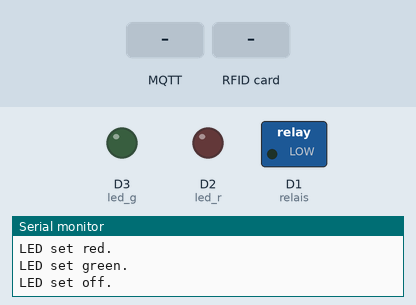
Bench run of a sketch on a simulated ESP8266 (NodeMCU). Shown: switched loads named in the sketch (green lamp = pin HIGH), output pins drawn as LEDs (lit = HIGH), the last lines printed to the serial monitor. Dashed ring = blinking. The test bench sets the inputs (shaded band). WiFi joins after 1.5 s; servers stay silent unless stated; no MQTT or app messages arrive unless stated.

Above: at 3.7 s.
3.8 s: MQTT message "g" arrives on the first subscribed topic
At 4.0 s:
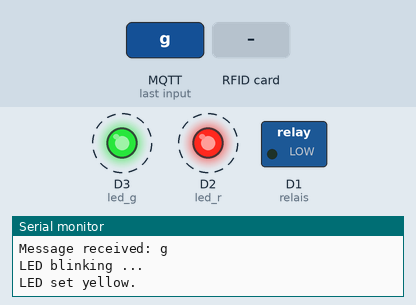
6.8 s: MQTT message "s" arrives on the first subscribed topic
At 8.2 s:
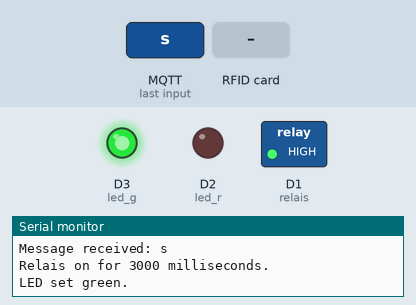
8.5 s: RFID card 5E 7A 19 C4 held to the reader
At 9.0 s:
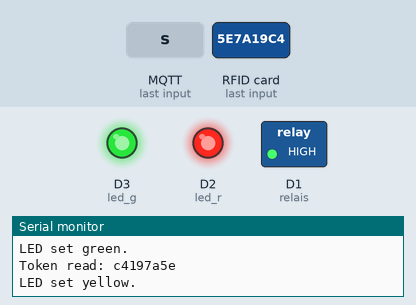
11.5 s: MQTT message "g" arrives on the second subscribed topic
At 11.72 s:
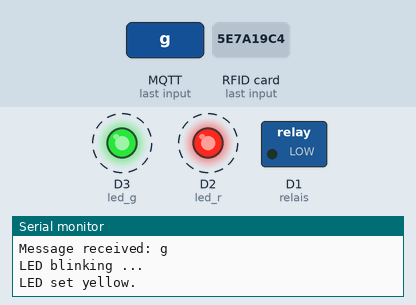
14.5 s: MQTT message "s" arrives on the second subscribed topic
At 15.9 s:
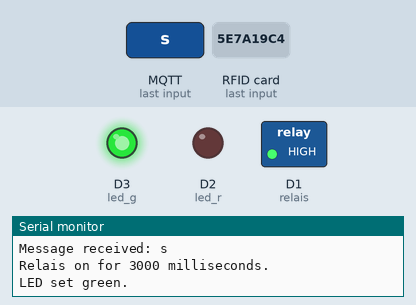
16.2 s: MQTT message "y" arrives on the first subscribed topic
At 16.8 s:
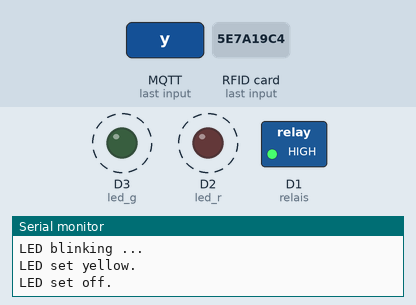
Timing chart, 0 to 20.2 s (numbered marks = the images above; inputs shaded):
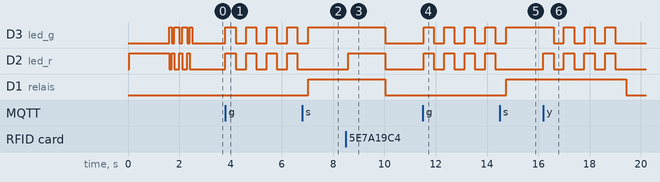

Measured:
- after the input at 3.8 s, D3 (led_g), D2 (led_r): alternates HIGH for 0.40 s and LOW for 0.40 s, starting at once
- after the input at 6.8 s, D3 (led_g), D1 (relais): LOW → HIGH after 0.23 s
- after the input at 8.5 s, D2 (led_r): LOW → HIGH after 0.09 s, → LOW 1.4 s later
- after the input at 11.5 s, D3 (led_g), D2 (led_r): alternates HIGH for 0.40 s and LOW for 0.40 s, starting at once
- after the input at 14.5 s, D3 (led_g), D1 (relais): LOW → HIGH after 0.26 s
- after the input at 16.2 s, D2 (led_r): alternates HIGH for 0.40 s and LOW for 0.40 s, 8 changes in all, then stays LOW, starting at once; D1 (relais): HIGH → LOW after 3.2 s instead of 1.6 s

The sketch:

ArduinoMQTTLock.ino
```cpp
#include "RFID.h"
#include "Network.h"
#include "LED.h"
#include "Keypad.h"

void setup() {
  //init rfid reader
  SPI.begin();
  mfrc522.PCD_Init();
  Serial.begin(9600);

  //Pinmode setzen
  pinMode(D1, OUTPUT);//relais
  digitalWrite(D1, LOW);
  pinMode(D2, OUTPUT);//led r
  digitalWrite(D2, HIGH);
  pinMode(D3, OUTPUT);//led g
  digitalWrite(D3, LOW);

  wifi_connect();
  mqtt_connect();

  led_ready();
}

void loop() {
  network_loop();
  rfid_loop();
  relais_off_loop();
  //keypadLoop();
}
```

LED.h
```cpp
#ifndef __LED_H__
#define __LED_H__

unsigned long led_blink_delay = 400;
char led_lastColor = '0';

// Set LED red, green or yellow (r+g)
void led_set(char color) {
  if (led_lastColor == color)
    return;
  led_lastColor = color;
  switch (color) {
    case 'r':
      Serial.println("LED set red.");
      digitalWrite(D2, HIGH);
      digitalWrite(D3, LOW);
      break;
    case 'g':
      Serial.println("LED set green.");
      digitalWrite(D2, LOW);
      digitalWrite(D3, HIGH);
      break;
    case 'y':
      Serial.println("LED set yellow.");
      digitalWrite(D2, HIGH);
      digitalWrite(D3, HIGH);
      break;
    case '0':
    default:
      led_lastColor = '0';
      Serial.println("LED set off.");
      digitalWrite(D2, LOW);
      digitalWrite(D3, LOW);
      break;
  }
}

void led_blink(char color, unsigned int count) {
  Serial.println("LED blinking ...");
  for (int i=0; i<count; i++) {
    led_set('y');
    delay(led_blink_delay);
    led_set('0');
    delay(led_blink_delay);
  }
}

void led_party() {
  Serial.println("LED party ...");
  for(int i=0; i<3; i++) {
    led_set('r');
    delay(100);
    led_set('g');
    delay(100);
    led_set('y');
    delay(100);
  }
  led_set('0');
}

void led_error() {
  Serial.println("LED error ...");
  led_set('r');
  delay(2000);
  led_set('0');
}

void led_ready() {
  Serial.println("LED ready ...");
  for(int i=0; i<3; i++) {
    led_set('g');
    delay(100);
    led_set('r');
    delay(100);
    led_set('g');
    delay(100);
  }
  led_set('0');
}

#endif
```

Message.h
```cpp
#ifndef __MESSAGE_H__
#define __MESSAGE_H__

#include "LED.h"
#include "OTA.h"
#include "Relais.h"

void onReceive(const char* topic, byte* payload, unsigned int length) {
  payload[length] = '\0';
  Serial.println("Message received: " + String((char*)payload));
  switch ((char)payload[0]) {
    case 's': // Open 3s
      relais_on(3000);
      break;
    case 'm': // Open 6s
      relais_on(6000);
      break;
    case 'l': // Open 12s
      relais_on(12000);
      break;
    case 'o': // Open 24h
      relais_on(86400000);
      break;
    case 't':
      relais_on(payload[1]);
      break;
    case 'c': // Close
      relais_off();
      break;
    case 'e': // Error
      led_error();
      break;
    case 'u': // Update
      ota();
      break;
    case 'r': // Reboot
      ESP.restart();
      break;
    case 'p': // LED party mode
      led_party();
      break;
    default: // Unknown command
      led_blink('y', 4);
      break;
  }
}

#endif
```

Network.h
```cpp
#ifndef __NETWORK_H__
#define __NETWORK_H__

#include <ESP8266WiFi.h>
#include <PubSubClient.h>
#include "Config.h"
#include "Message.h"

WiFiClient wifiClient;
PubSubClient client(mqtt_server, mqtt_port, wifiClient);

String mac = WiFi.macAddress();

bool wifi_connect() {
  Serial.println("Connecting WiFi ...");
  if (WiFi.status() == WL_CONNECTED) {
    Serial.println("WiFi already connected.");
    return false;
  }

  // Connect to the WiFi
  WiFi.mode(WIFI_STA);
  WiFi.begin(ssid, wifi_password);

  // Wait for connection
  while (WiFi.status() != WL_CONNECTED) {
    delay(500);
    Serial.print(".");
  }

  // Connected. Print IP
  Serial.print("IP address: ");
  Serial.println(WiFi.localIP());
  Serial.println("WiFi connected.");

  return true;
}

bool mqtt_connect() {
  Serial.println("Connecting MQTT ...");
  if (client.connected()) {
    Serial.println("MQTT already connected.");
    return false;
  }

  // Connect to MQTT Server and subscribe to the topic
  client.setCallback(onReceive);
  if (client.connect((String(mac).c_str()), mqtt_username, mqtt_password)) { // Connect with MAC as client ID
    client.subscribe((String("/door/" + mac).c_str()));
    client.subscribe((String("/reader/" + mac).c_str()));
    client.publish(String("/info").c_str(), String("Hooray, " + mac + " is online now. Hello, my current IP is " + WiFi.localIP().toString()).c_str());
    Serial.println("MQTT connected.");
    return true;
  }

  return false;
}

bool mqtt_publish_token(const char* payload) {
  client.publish(String("/reader/" + mac + "/token").c_str(), payload);
}

void network_loop() {
  if (WiFi.status() != WL_CONNECTED)
    wifi_connect();
  if (!client.loop())
    mqtt_connect();
}

#endif
```

OTA.h
```cpp
#ifndef __OTA_H__
#define __OTA_H__

#include <ESP8266httpUpdate.h> //Library fuer http Update

#include "Config.h"

void ota() {
  Serial.println("Update starting ...");
  t_httpUpdate_return ret = ESPhttpUpdate.update(updateUrl, String(VERSION).c_str());
  switch(ret) {
    case HTTP_UPDATE_FAILED:
       Serial.println("Update failed.");
       Serial.println(ESPhttpUpdate.getLastErrorString());
       break;
    case HTTP_UPDATE_NO_UPDATES:
      Serial.println("Update not available.");
      break;
    case HTTP_UPDATE_OK:
      Serial.println("Update ok."); // may not called we reboot the ESP
      break;
  }
}

#endif
```

RFID.h
```cpp
#ifndef __RFID_H__
#define __RFID_H__

#include "MFRC522.h" //RFID Library
#include "Network.h"

#define RST_PIN 16 //RSsET PIN RFID Board
#define SS_PIN  2 //Sync PIN RFID Board

MFRC522 mfrc522(SS_PIN, RST_PIN); //RFID Board Setup

unsigned long rfid_nextReadAfter = 0;

void rfid_loop() {
  if (!(rfid_nextReadAfter < millis()))
    return;
  if (!mfrc522.PICC_IsNewCardPresent()) {
    rfid_nextReadAfter = millis() + 200;
    return;
  }
  if (!mfrc522.PICC_ReadCardSerial()) {
    rfid_nextReadAfter = millis() + 50;
    return;
  }

  String code = "";
  for (byte i = 0; i < mfrc522.uid.size; i++) {
    code = String(mfrc522.uid.uidByte[i], HEX) + code;
    if(code.length()<(i+1)*2) {
      code = String("0") + code;
    }
  }

  Serial.print("Token read: ");
  Serial.println(code);
  led_set('y');
  mqtt_publish_token(code.c_str());
  rfid_nextReadAfter = millis() + 2000;
}

#endif
```

Relais.h
```cpp
#ifndef __RELAIS_H__
#define __RELAIS_H__

#include "LED.h"

unsigned long relais_closeAfter = 0;
bool relais_wasOff = true;

void relais_on(unsigned long msec) {
  Serial.println("Relais on for " + String(msec) + " milliseconds.");
  relais_closeAfter = msec + millis();
  relais_wasOff = false;
  led_set('g');
  digitalWrite(D1, HIGH);
}

void relais_on(byte* payload) {
  relais_on(long((char*)payload));
}

void relais_off() {
  if(relais_wasOff)
    return;
  relais_wasOff = true;
  Serial.println("Relais off");
  digitalWrite(D1, LOW);
  led_set('0');
}

void relais_off_loop() {
  if (relais_closeAfter < millis()) {
    relais_off();
  }
}

#endif
```

Config.h
```cpp
#ifndef __CONFIG_H__
#define __CONFIG_H__

#define VERSION "v0.20"

const char* ssid = "WLAN-SJR";  //Wlan ssid setzen
const char* wifi_password = "SJR1994hdj"; // Wlan Passwort setzen

const char* mqtt_username = "user"; //MQTT PW
const char* mqtt_password = "admin"; //MQTT Username
const char* mqtt_server = "136.243.24.244";// MQTT Broker Server IP setzen
const unsigned int mqtt_port = 1883;

const char* updateUrl = "http://doors.sjr-ol.de/";

#endif
```
